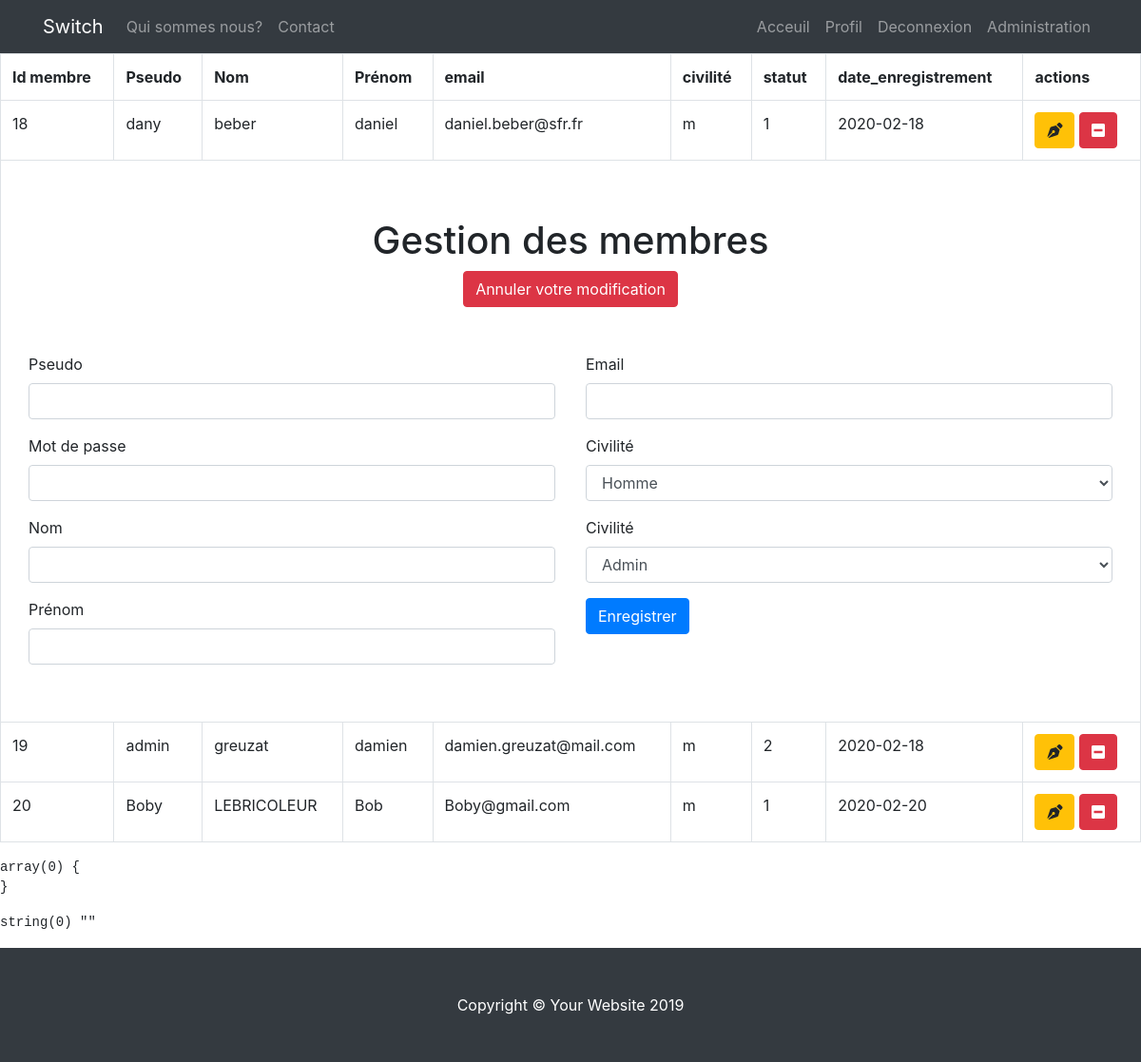
The page /admin/gestion_membres.php?action=modifier&id_membre=18 (signed in) on the database its author committed.
### tables this page shows
CREATE TABLE IF NOT EXISTS `membre` (
  `id_membre` int(3) NOT NULL AUTO_INCREMENT,
  `pseudo` varchar(20) NOT NULL,
  `mdp` varchar(60) NOT NULL,
  `nom` varchar(20) NOT NULL,
  `prenom` varchar(20) NOT NULL,
  `email` varchar(50) NOT NULL,
  `civilite` enum('m','f') NOT NULL,
  `statut` int(1) NOT NULL,
  `date_enregistrement` date NOT NULL,
  PRIMARY KEY (`id_membre`)
);

### admin/gestion_membres.php (the view, shortened to what this page needs)
<?php
include '../inc/init.inc.php';
include '../inc/fonction.inc.php';
include '../inc/header.inc.php';
include '../inc/nav.inc.php';
$liste_membre = $pdo->query("SELECT * FROM membre");
echo '<div class="table-responsive">';
echo '<table class="table table-bordered">';
echo '<tr>';
echo '<th>Id membre</th>';
echo '<th>Pseudo</th>';
echo '<th>Nom</th>';
echo '<th>Prénom</th>';
echo '<th>email</th>';
echo '<th>civilité</th>';
echo '<th>statut</th>';
echo '<th>date_enregistrement</th>';
echo '<th>actions</th>';
echo '</tr>';
while($membre = $liste_membre->fetch(PDO::FETCH_ASSOC)) {
    echo '<tr>';
    echo '<td>' . $membre['id_membre'] . '</td>';
    echo '<td>' . $membre['pseudo'] . '</td>';
    echo '<td>' . $membre['nom'] . '</td>';
    echo '<td>' . $membre['prenom'] . '</td>';
    echo '<td>' . $membre['email'] . '</td>';
    echo '<td>' . $membre['civilite'] . '</td>';
    echo '<td>' . $membre['statut'] . '</td>';
    echo '<td>' . $membre['date_enregistrement'] . '</td>';
    echo '<td>
              <a href="?action=modifier&id_membre=' . $membre['id_membre'] . '" class="btn btn-warning"><i class="fas fa-pen-nib"></i></a>
              <a href="?action=supprimer&id_membre=' . $membre['id_membre'] . '" class="btn btn-danger" onclick="return(confirm(\'Etes-vous sûr ?\'))"><i class="fas fa-minus-square"></i></a>
          </td>';
    echo '</tr>';
    if (isset($_GET['action']) && $_GET['action'] == 'modifier' && isset($_GET['id_membre']) && $_GET['id_membre'] == $membre['id_membre']) {
        ?>
        <tr>
            <td colspan="9">
                <form action="" method="POST">
                    <h1 class="text-center pt-5">Gestion des membres</h1>
                    <p class="text-center"><a href="?action=annuler" class="btn btn-danger">Annuler votre modification</a></p>
                    <div class="row p-3">
                        <div class="col-6 p-3">
                            <div class="form-group">
                                <label for="pseudo">Pseudo</label>
                                <input type="text" id="pseudo" name="pseudo" class="form-control">
                            </div>
                            <div class="form-group">
                                <label for="mdp">Mot de passe</label>
                                <input type="password" id="mdp" name="mdp" class="form-control">
                            </div>
                            <div class="form-group">
                                <label for="nom">Nom</label>
                                <input type="text" id="nom" name="nom" class="form-control">
                            </div>
                            <div class="form-group">
                                <label for="prenom">Prénom</label>
                                <input type="text" id="prenom" name="prenom" class="form-control">
                            </div>
                        </div>
                        <div class="col-6 p-3">
                            <div class="form-group">
                                <label for="email">Email</label>
                                <input type="email" id="email" name="email" class="form-control">
                            </div>
                            <div class="form-group">
                                <label for="civilite">Civilité</label>
                                <select name="civilite" id="civilite" class="form-control">
                                    <option>Homme</option>
                                </select>
                            </div>
                            <div class="form-group">
                                <label for="statut">Civilité</label>
                                <select name="statut" id="statut" class="form-control">
                                    <option>Admin</option>
                                </select>
                            </div>
                            <div class="form-group">
                                <button type="submit" name="enregistrement" id="enregistrement"
                                        class="btn btn-primary"> Enregistrer </button>
                            </div>
                        </div>
                    </div>
                </form>
            </td>
        </tr>
        <?php
    }
}
echo '</table>';
echo '</div>';
    ?>
    <?php
include '../inc/footer.inc.php';

### css/style.css (style rules this page uses)
body { padding-top: 56px; }

### rows shown on the page
membre: id_membre "18", pseudo "dany", nom "beber", prenom "daniel", email "daniel.beber@sfr.fr", civilite "m", statut "1", date_enregistrement "2020-02-18"
membre: id_membre "19", pseudo "admin", nom "greuzat", prenom "damien", email "damien.greuzat@mail.com", civilite "m", statut "2", date_enregistrement "2020-02-18"
membre: id_membre "20", pseudo "Boby", nom "LEBRICOLEUR", prenom "Bob", email "Boby@gmail.com", civilite "m", statut "1", date_enregistrement "2020-02-20"
